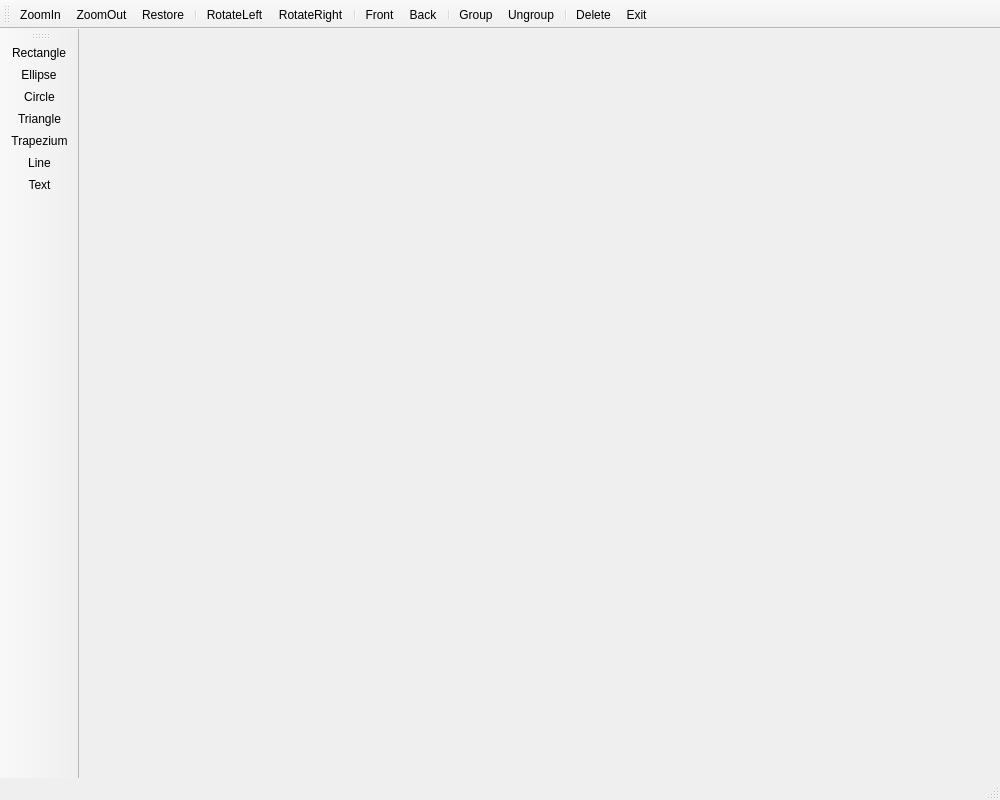
<?xml version="1.0" encoding="UTF-8"?>
<ui version="4.0">
 <class>Painter</class>
 <widget class="QMainWindow" name="Painter">
  <property name="geometry">
   <rect>
    <x>0</x>
    <y>0</y>
    <width>1000</width>
    <height>800</height>
   </rect>
  </property>
  <property name="minimumSize">
   <size>
    <width>1000</width>
    <height>800</height>
   </size>
  </property>
  <property name="maximumSize">
   <size>
    <width>16777215</width>
    <height>16777215</height>
   </size>
  </property>
  <property name="windowTitle">
   <string>Painter</string>
  </property>
  <widget class="QWidget" name="centralWidget"/>
  <widget class="QMenuBar" name="menuBar">
   <property name="geometry">
    <rect>
     <x>0</x>
     <y>0</y>
     <width>1000</width>
     <height>17</height>
    </rect>
   </property>
  </widget>
  <widget class="QToolBar" name="mainToolBar">
   <property name="toolButtonStyle">
    <enum>Qt::ToolButtonTextUnderIcon</enum>
   </property>
   <attribute name="toolBarArea">
    <enum>TopToolBarArea</enum>
   </attribute>
   <attribute name="toolBarBreak">
    <bool>false</bool>
   </attribute>
   <addaction name="actionZoomIn"/>
   <addaction name="actionZoomOut"/>
   <addaction name="actionRestore"/>
   <addaction name="separator"/>
   <addaction name="actionRotateLeft"/>
   <addaction name="actionRotateRight"/>
   <addaction name="separator"/>
   <addaction name="actionFront"/>
   <addaction name="actionBack"/>
   <addaction name="separator"/>
   <addaction name="actionGroup"/>
   <addaction name="actionUngroup"/>
   <addaction name="separator"/>
   <addaction name="actionDelete"/>
   <addaction name="actionExit"/>
  </widget>
  <widget class="QStatusBar" name="statusBar"/>
  <widget class="QToolBar" name="toolBar">
   <property name="contextMenuPolicy">
    <enum>Qt::DefaultContextMenu</enum>
   </property>
   <property name="windowTitle">
    <string>toolBar</string>
   </property>
   <property name="layoutDirection">
    <enum>Qt::LeftToRight</enum>
   </property>
   <property name="orientation">
    <enum>Qt::Vertical</enum>
   </property>
   <property name="toolButtonStyle">
    <enum>Qt::ToolButtonTextUnderIcon</enum>
   </property>
   <attribute name="toolBarArea">
    <enum>LeftToolBarArea</enum>
   </attribute>
   <attribute name="toolBarBreak">
    <bool>false</bool>
   </attribute>
   <addaction name="actionRectangle"/>
   <addaction name="actionEllipse"/>
   <addaction name="actionCircle"/>
   <addaction name="actionTriangle"/>
   <addaction name="actionTrapezium"/>
   <addaction name="actionLine"/>
   <addaction name="actionText"/>
  </widget>
  <action name="actionZoomIn">
   <property name="icon">
    <iconset resource="res.qrc">
     <normaloff>:/images/zoomin.png</normaloff>:/images/zoomin.png</iconset>
   </property>
   <property name="text">
    <string>ZoomIn</string>
   </property>
  </action>
  <action name="actionZoomOut">
   <property name="icon">
    <iconset resource="res.qrc">
     <normaloff>:/images/zoomout.png</normaloff>:/images/zoomout.png</iconset>
   </property>
   <property name="text">
    <string>ZoomOut</string>
   </property>
  </action>
  <action name="actionRestore">
   <property name="icon">
    <iconset resource="res.qrc">
     <normaloff>:/images/08.JPG</normaloff>:/images/08.JPG</iconset>
   </property>
   <property name="text">
    <string>Restore</string>
   </property>
  </action>
  <action name="actionRotateLeft">
   <property name="icon">
    <iconset resource="res.qrc">
     <normaloff>:/images/rotateleft.png</normaloff>:/images/rotateleft.png</iconset>
   </property>
   <property name="text">
    <string>RotateLeft</string>
   </property>
  </action>
  <action name="actionRotateRight">
   <property name="icon">
    <iconset resource="res.qrc">
     <normaloff>:/images/rotateright.png</normaloff>:/images/rotateright.png</iconset>
   </property>
   <property name="text">
    <string>RotateRight</string>
   </property>
  </action>
  <action name="actionFront">
   <property name="icon">
    <iconset resource="res.qrc">
     <normaloff>:/images/528.bmp</normaloff>:/images/528.bmp</iconset>
   </property>
   <property name="text">
    <string>Front</string>
   </property>
  </action>
  <action name="actionBack">
   <property name="icon">
    <iconset resource="res.qrc">
     <normaloff>:/images/526.bmp</normaloff>:/images/526.bmp</iconset>
   </property>
   <property name="text">
    <string>Back</string>
   </property>
  </action>
  <action name="actionGroup">
   <property name="icon">
    <iconset resource="res.qrc">
     <normaloff>:/images/UNGROUP.BMP</normaloff>:/images/UNGROUP.BMP</iconset>
   </property>
   <property name="text">
    <string>Group</string>
   </property>
  </action>
  <action name="actionUngroup">
   <property name="icon">
    <iconset resource="res.qrc">
     <normaloff>:/images/281.JPG</normaloff>:/images/281.JPG</iconset>
   </property>
   <property name="text">
    <string>Ungroup</string>
   </property>
  </action>
  <action name="actionDelete">
   <property name="icon">
    <iconset resource="res.qrc">
     <normaloff>:/images/DELETE.BMP</normaloff>:/images/DELETE.BMP</iconset>
   </property>
   <property name="text">
    <string>Delete</string>
   </property>
  </action>
  <action name="actionExit">
   <property name="icon">
    <iconset resource="res.qrc">
     <normaloff>:/images/132.bmp</normaloff>:/images/132.bmp</iconset>
   </property>
   <property name="text">
    <string>Exit</string>
   </property>
  </action>
  <action name="actionRectangle">
   <property name="icon">
    <iconset resource="res.qrc">
     <normaloff>:/images/RECTANGL.BMP</normaloff>:/images/RECTANGL.BMP</iconset>
   </property>
   <property name="text">
    <string>Rectangle</string>
   </property>
  </action>
  <action name="actionEllipse">
   <property name="icon">
    <iconset resource="res.qrc">
     <normaloff>:/images/ELLIPSE.BMP</normaloff>:/images/ELLIPSE.BMP</iconset>
   </property>
   <property name="text">
    <string>Ellipse</string>
   </property>
  </action>
  <action name="actionCircle">
   <property name="icon">
    <iconset resource="res.qrc">
     <normaloff>:/images/08.JPG</normaloff>:/images/08.JPG</iconset>
   </property>
   <property name="text">
    <string>Circle</string>
   </property>
  </action>
  <action name="actionTriangle">
   <property name="icon">
    <iconset resource="res.qrc">
     <normaloff>:/images/Icon1242.ico</normaloff>:/images/Icon1242.ico</iconset>
   </property>
   <property name="text">
    <string>Triangle</string>
   </property>
  </action>
  <action name="actionTrapezium">
   <property name="icon">
    <iconset resource="res.qrc">
     <normaloff>:/images/FREEFORM.BMP</normaloff>:/images/FREEFORM.BMP</iconset>
   </property>
   <property name="text">
    <string>Trapezium</string>
   </property>
  </action>
  <action name="actionLine">
   <property name="icon">
    <iconset resource="res.qrc">
     <normaloff>:/images/LINE.BMP</normaloff>:/images/LINE.BMP</iconset>
   </property>
   <property name="text">
    <string>Line</string>
   </property>
  </action>
  <action name="actionText">
   <property name="icon">
    <iconset resource="res.qrc">
     <normaloff>:/images/hmsetup.ico</normaloff>:/images/hmsetup.ico</iconset>
   </property>
   <property name="text">
    <string>Text</string>
   </property>
  </action>
 </widget>
 <layoutdefault spacing="6" margin="11"/>
 <resources>
  <include location="res.qrc"/>
 </resources>
 <connections>
  <connection>
   <sender>actionExit</sender>
   <signal>triggered()</signal>
   <receiver>Painter</receiver>
   <slot>close()</slot>
   <hints>
    <hint type="sourcelabel">
     <x>-1</x>
     <y>-1</y>
    </hint>
    <hint type="destinationlabel">
     <x>280</x>
     <y>185</y>
    </hint>
   </hints>
  </connection>
 </connections>
</ui>
